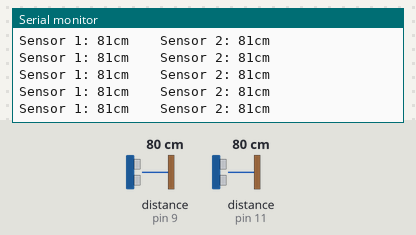
Recording of a sketch running on a simulated Arduino Uno, built with avr-gcc and run on an emulated ATmega328P. Parts: the last lines printed to the serial monitor. The inputs (shaded band) are chosen by the test bench; at power-on: distance to the obstacle (sensors on pin 9, pin 11) 80 cm. The echo pulse lasts 58.3 µs per cm.

Above: at 1.2 s.
1.3 s: distance to the obstacle (sensor on pin 9) set to 2 cm
At 1.49 s:
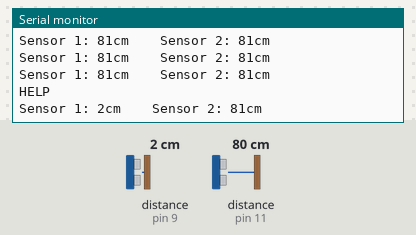
3.0 s: distance to the obstacle (sensor on pin 11) set to 2 cm
At 3.22 s:
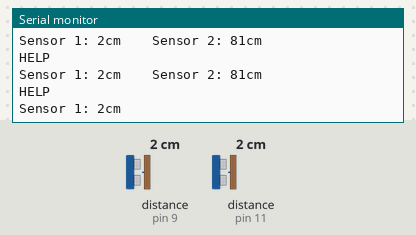
4.7 s: distance to the obstacle (sensor on pin 9) set to 4 cm
At 4.86 s:
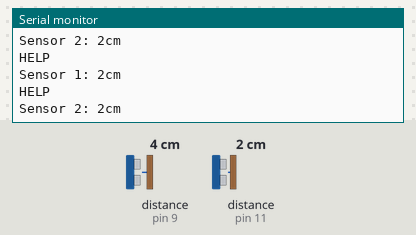
6.2 s: distance to the obstacle (sensor on pin 11) set to 4 cm
At 6.25 s:
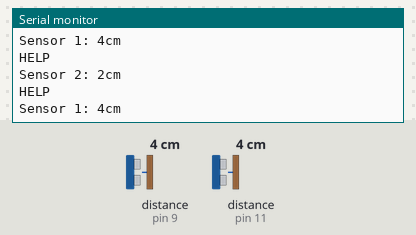

The sketch:

dual_s04.ino
```cpp
#include <NewPing.h>

#define TRIGGER_PIN_1  10    // Arduino pin tied to trigger pin on the ultrasonic sensor.
#define ECHO_PIN_1     9     // Arduino pin tied to echo pin on the ultrasonic sensor.
unsigned int d1;

#define TRIGGER_PIN_2  12    // Arduino pin tied to trigger pin on the ultrasonic sensor.
#define ECHO_PIN_2     11    // Arduino pin tied to echo pin on the ultrasonic sensor.
unsigned int d2;

#define MAX_DISTANCE 500 // Maximum distance we want to ping for (in centimeters). Maximum sensor distance is rated at 400-500cm.

NewPing sonar_1(TRIGGER_PIN_1, ECHO_PIN_1, MAX_DISTANCE); // NewPing setup of pins and maximum distance.
NewPing sonar_2(TRIGGER_PIN_2, ECHO_PIN_2, MAX_DISTANCE); // NewPing setup of pins and maximum distance.

int green = 0;
int red = 1;

void setup() {
  Serial.begin(115200); // Open serial monitor at 115200 baud to see ping results.
  pinMode(red,OUTPUT);
  pinMode(green,OUTPUT);
}

void loop() {
  // Wait 50ms between pings (about 20 pings/sec). 29ms should be the shortest delay between pings.
  unsigned long t = millis();
//  Serial.print("Time 1-1: ");
//  Serial.println(t);
  // Fire Sensor 1
  d1 = sonar_1.ping_cm();
  if (d1 < 25 && d1 > 0) {
    Serial.println("HELP");
    digitalWrite(green,HIGH);
  }
  else {
    digitalWrite(green,LOW);
  }

  Serial.print("Sensor 1: ");
  Serial.print(d1);
  Serial.print("cm\t\t");

//  Serial.print("Time 1-2: ");
//  Serial.println(t);

  delay(125);

//  Serial.print("Time 2-1: ");
//  Serial.println(t);

  // Fire Sensor 2
  d2 = sonar_2.ping_cm();
  if (d2 < 25 && d2 > 0) { Serial.println(); Serial.println("HELP"); digitalWrite(red,HIGH); }
  else {  digitalWrite(red,LOW);  }

  Serial.print("Sensor 2: ");
  Serial.print(d2);
  Serial.println("cm");

//  Serial.print("Time 2-2: ");
//  Serial.println(t);

  delay(125);
}
```

Measured:
- after the input at 1.3 s, the serial monitor: prints a new line at once (image 1)
